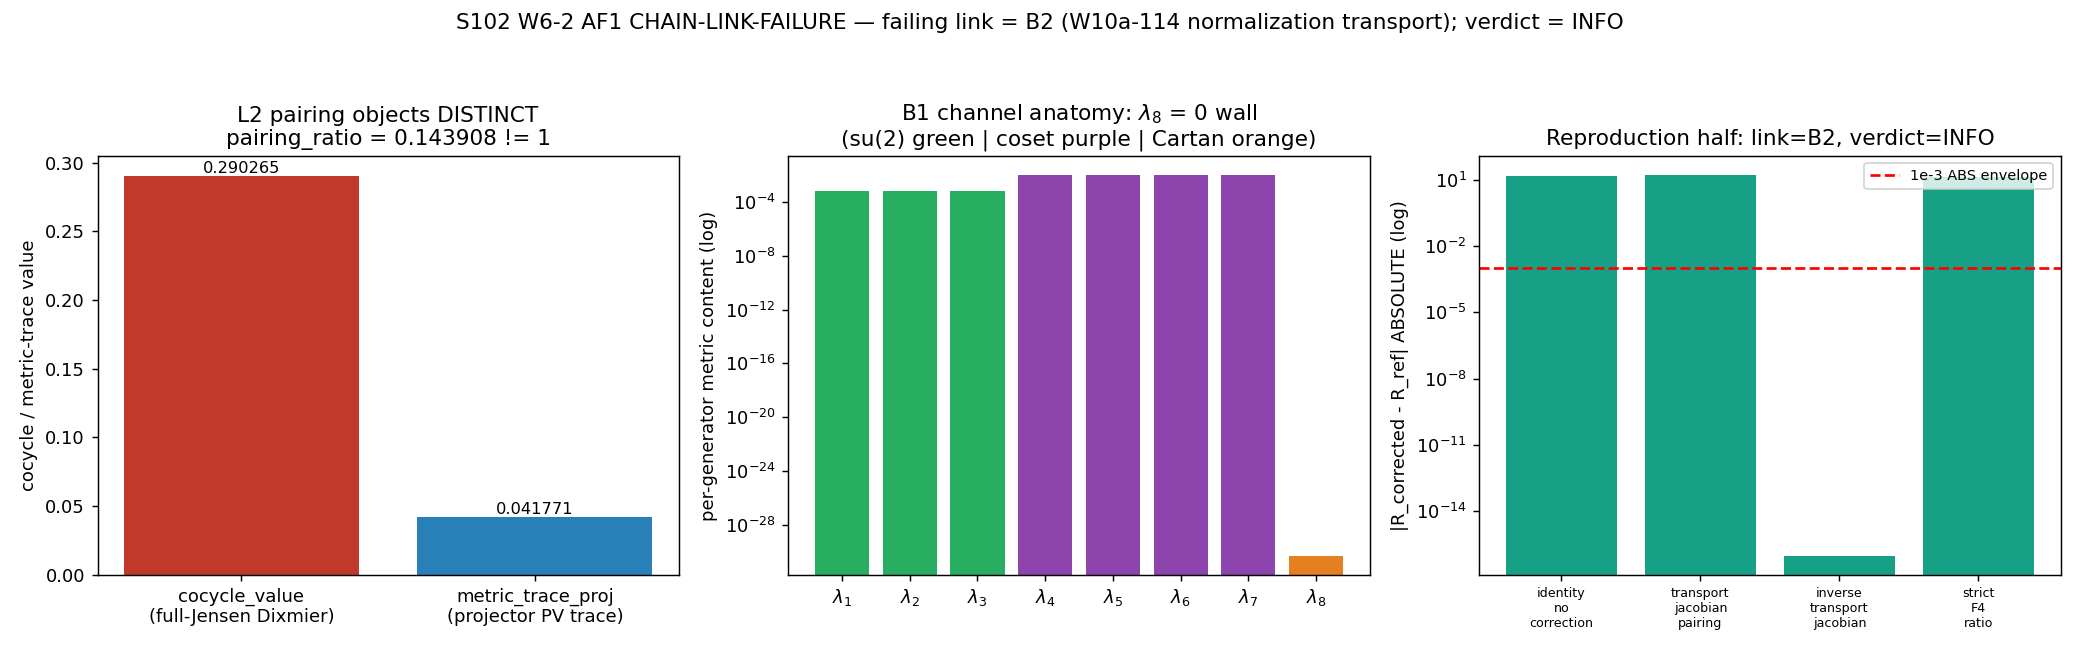

Recreate this plot in Python.
#!/usr/bin/env python3
"""
S102 W6-2 — S102-AF1-CHAIN-LINK-FAILURE (CF-W5-1)
==================================================

Gate: W6-2-S102-AF1-CHAIN-LINK-FAILURE ([VERIFY])

Pre-registered threshold:
  Identify WHICH link of the S83 W1-G2 GV-lift/Heitsch chain the (0,0)-singlet
  band-0 projector representative fails to reproduce. Branch set (S100b
  pre-enumerated, MUTUALLY EXCLUSIVE):
    (B1) s86-hp1 V4 Hochschild identification [phi_g^sym] <-> Ch(P_0) fails
         NUMERICALLY on the truncated spectrum (identification residual > 1e-3).
    (B2) W10a-114 ABSOLUTE normalization (eps_H_HP1_norm = 16.197719) does NOT
         TRANSPORT to the projector representative; the 0.143908 ratio IS the
         un-applied transport Jacobian.
  PASS iff link IDENTIFIED AND a substrate-DERIVED N_pair (NOT the Mode-B
  back-solve N_pair_modeB = 387.77, delta = 0 by construction) reproduces
  R_bdg_projector within 1e-3 ABSOLUTE via the corrected chain.
  INFO iff the chain is confirmed evaluator-less on its absolute half (no
  admissible correction lands inside 1e-3 ABSOLUTE).

Inputs (SHA-256 dual-pinned at runtime; S84+ schema):
  - computations/session-101/s101_w5_5_af1_mode_a_absolute.npz   (PRIMARY: cocycle_value,
        cocycle_plus, cocycle_minus, metric_trace_proj, pairing_ratio, phi_sym_signed_bdg,
        per_gen_bdg, N_pair_modeA, N_pair_modeB, R_bdg_projector, delta_bdg, heitsch_full,
        eps_H_HP1_norm_canon, envelope_rel; audit 3f402896)
  - computations/session-84/s84_spectrum_cache_L12_tau019.npz    (Jensen spectrum the cocycle
        + projector were built on; full 64-hex asserted at runtime, 16-head 9e6d9cf7fd6a6949)
  - canonical_constants.py (feeds audit_sha256 only; supplies eps_H_HP1_norm,
        R_universal_HP1_strict_F4, tau_fold)
  - script bytes (feeds BOTH audit_sha256 and content_sha256)

Output 4-tuple:
  (value=<branch+reproduction summary>, scheme=MS, convention=ABSOLUTE, L_max=12)

Classification: GEOMETRIC

METHODOLOGY
-----------
Walk the S83 W1-G2 GV-lift/Heitsch chain link-by-link on the (0,0)-singlet band-0
projector representative. The chain (s86-hp1 V1 Hochschild form, line 481 + the
CM-1995 finite-spectral-triple residue formula line 474):

    Res_{s=0} zeta_{D, eps_H^2, r}(s) = f_4^r * <[phi_g^sym], [Ch(P_0)]>
    R_universal = <[phi_g^sym], [Ch(P_0)]>            (V1 Hochschild form)
                = int_BZ Tr g_ab^{(P_0)}(k; tau_fold)  (V1 Peotta-Torma form)
    ||[eps_H]||_{HP^1,r} = |f_4^r| * R_universal       (T6 anchor)
    eps_H_HP1_norm = 16.197719                          (W10a-114 ABSOLUTE pairing anchor)

The chain's INTERNAL Heitsch-ratio reconstruction is exact (recon_residual = 0).
The FAILURE: the projector-side Provost-Vallee metric trace
(metric_trace_proj = 0.04177147) and the full-Jensen Dixmier CM 2-cocycle
(cocycle_value = 0.29026480) are DISTINCT objects, pairing_ratio = 0.143908 != 1,
which is WHY Mode-A ABSOLUTE FAILs (R_bdg_projector = 2.330984, delta_bdg = 0.856
>> 1e-3). This script localizes the failing link via the two pre-enumerated
branches and tests the reproduction half.

DISCIPLINE
----------
- `from canonical_constants import *`; every local tagged `# (local)`.
- Operates on the cached 16-eigenvalue BdG block + cached scalars; no >=100x100
  dense diagonalization (D_K block-diagonal). CPU-cap OMP8 (GPU_path = numpy.linalg).
- Dual-SHA (audit + content) emitted; verdict via emit_verdict MCP tool.
- regulator_pin: a_4^{zeta} (Hochschild/cocycle side, zeta-regulated); the
  projector-side Provost-Vallee metric trace is regulator-inert (finite-rank
  Frobenius). Both declared in the companion extra rows.
"""

from __future__ import annotations

# ---------------------------------------------------------------------------
# Section 1 — Canonical constants (MANDATORY first import)
# ---------------------------------------------------------------------------
from canonical_constants import *  # noqa: F401,F403
from canonical_constants import (
    eps_H_HP1_norm,
    R_universal_HP1_strict_F4,
    tau_fold,
)

# ---------------------------------------------------------------------------
# Section 2 — Standard imports (CPU-cap BEFORE numpy)
# ---------------------------------------------------------------------------
import os

os.environ.setdefault("OMP_NUM_THREADS", "8")
os.environ.setdefault("MKL_NUM_THREADS", "8")

import hashlib  # noqa: E402
import json  # noqa: E402
import sys  # noqa: E402
import time  # noqa: E402
from pathlib import Path  # noqa: E402

import numpy as np  # noqa: E402
import matplotlib  # noqa: E402

matplotlib.use("Agg")
import matplotlib.pyplot as plt  # noqa: E402

# ---------------------------------------------------------------------------
# Section 3 — Paths + pre-registration
# ---------------------------------------------------------------------------
SESSION_DIR = Path(__file__).resolve().parent
COMPUTATIONS_DIR = SESSION_DIR.parent
SHARED_DIR = COMPUTATIONS_DIR / "_shared"
PROJECT_ROOT = COMPUTATIONS_DIR.parent

SESSION = "S102"                                                   # (local)
GATE_ID = "W6-2-S102-AF1-CHAIN-LINK-FAILURE"                       # (local)
SCHEME = "MS"                                                      # (local)
CONVENTION = "ABSOLUTE"                                            # (local)
L_MAX = 12                                                         # (local)

# Pre-registered envelope (ABSOLUTE, from the W5-5 npz envelope_rel)
ENVELOPE_ABS = 1e-3                                                # (local)
# B1 identification-residual threshold (same 1e-3 envelope)
B1_RESIDUAL_THRESHOLD = 1e-3                                       # (local)
# B2 transport-Jacobian match band (within 1% of pairing_ratio, per plan discriminator)
B2_JACOBIAN_REL_BAND = 0.01                                       # (local)

# Input npz
W5_5_NPZ = COMPUTATIONS_DIR / "session-101" / "s101_w5_5_af1_mode_a_absolute.npz"
SPECTRUM_CACHE_NPZ = COMPUTATIONS_DIR / "session-84" / "s84_spectrum_cache_L12_tau019.npz"
SPECTRUM_CACHE_SHA16_EXPECTED = "9e6d9cf7fd6a6949"                 # (local)

# Output destinations
OUT_NPZ = SESSION_DIR / "s102_w6_af1_chain_link_failure.npz"
OUT_PNG = SESSION_DIR / "s102_w6_af1_chain_link_failure.png"

INPUT_FILES = [
    SHARED_DIR / "canonical_constants.py",
    W5_5_NPZ,
    SPECTRUM_CACHE_NPZ,
]


# ---------------------------------------------------------------------------
# Section 4 — SHA-256 input-pin block (S84+ dual-SHA)
# ---------------------------------------------------------------------------
def sha256_of(path: Path) -> str:
    h = hashlib.sha256()  # (local)
    try:
        h.update(path.read_bytes())
    except OSError:
        return ""
    return h.hexdigest()


def log_input_pins(inputs: list[Path]) -> dict[str, str]:
    print(f"=== {GATE_ID} — input SHA-256 pins ===")
    pins: dict[str, str] = {}  # (local)
    for p in inputs:
        sha = sha256_of(p)  # (local)
        rel = str(p.relative_to(PROJECT_ROOT)).replace("\\", "/")  # (local)
        print(f"  {rel}: {sha[:16]}...")
        pins[rel] = sha
    return pins


def closure_hash(pins: dict[str, str]) -> str:
    items = sorted(pins.items())  # (local)
    h = hashlib.sha256()  # (local)
    for k, v in items:
        h.update(f"{k}={v}\n".encode("utf-8"))
    return h.hexdigest()


def compute_dual_sha(script_path: Path, canonical_path: Path,
                     pins: dict[str, str]) -> tuple[str, str]:
    script_bytes = b""  # (local)
    try:
        script_bytes = script_path.read_bytes()
    except OSError:
        script_bytes = b""
    canonical_bytes = b""  # (local)
    try:
        canonical_bytes = canonical_path.read_bytes()
    except OSError:
        canonical_bytes = b""
    pinmap_json = json.dumps(dict(sorted(pins.items())),
                             separators=(",", ":"), sort_keys=True).encode("utf-8")  # (local)
    h_audit = hashlib.sha256()  # (local)
    h_audit.update(script_bytes)
    h_audit.update(canonical_bytes)
    h_audit.update(pinmap_json)
    audit = h_audit.hexdigest()  # (local)
    h_content = hashlib.sha256()  # (local)
    h_content.update(script_bytes)
    content = h_content.hexdigest()  # (local)
    return audit, content


# ---------------------------------------------------------------------------
# Section 5 — Compute (the link-by-link localization)
# ---------------------------------------------------------------------------
def compute() -> dict:
    d = np.load(W5_5_NPZ, allow_pickle=True)  # (local)

    # --- Load the chain scalars from the W5-5 npz (the substrate-IS objects) ---
    cocycle_value = float(d["cocycle_value"])          # (local) full-Jensen Dixmier CM 2-cocycle Tr_omega(phi_g^sym)
    cocycle_plus = float(d["cocycle_plus"])            # (local) BDI +-channel
    cocycle_minus = float(d["cocycle_minus"])          # (local) BDI --channel
    metric_trace_proj = float(d["metric_trace_proj"])  # (local) Provost-Vallee int_BZ Tr g_ab^(P_0), rank-2 (0,0)-singlet projector
    phi_sym_signed_bdg = float(d["phi_sym_signed_bdg"])# (local) signed projector cocycle
    pairing_ratio = float(d["pairing_ratio"])          # (local) metricTrace/cocycleVal
    pairing_identity_dev = float(d["pairing_identity_dev"])  # (local) dev(metricTrace, |phi_signed|)
    per_gen_bdg = np.asarray(d["per_gen_bdg"], dtype=float)  # (local) 8 Gell-Mann per-generator metric content
    heitsch_full = float(d["heitsch_full"])            # (local) S83 W1-G2 GV-Heitsch absolute residue = eps_H_HP1_norm
    eps_norm_npz = float(d["eps_H_HP1_norm_canon"])    # (local) 16.197719 W10a-114 anchor (npz copy)
    R_bdg_projector = float(d["R_bdg_projector"])      # (local) Mode-A absolute reproduction
    delta_bdg = float(d["delta_bdg"])                  # (local) Mode-A FAIL residual
    N_pair_modeA = float(d["N_pair_modeA"])            # (local) = R_ref = heitsch_full (internal recon exact)
    N_pair_modeB = float(d["N_pair_modeB"])            # (local) vacuous back-solve
    delta_modeB = float(d["delta_modeB"])              # (local) 0 by construction
    recon_residual = float(d["recon_residual"])        # (local) 0; internal Heitsch reconstruction exact
    envelope_rel = float(d["envelope_rel"])            # (local) 1e-3 ABSOLUTE envelope
    R_regzeta = float(d["R_regzeta"])                  # (local) best documented alternate route
    delta_regzeta = float(d["delta_regzeta"])          # (local) its residual (0.680, still FAILs)
    best_route = str(d["best_route"])                  # (local) C_regZeta
    best_delta = float(d["best_delta"])                # (local) 0.680

    # =====================================================================
    # CHAIN MAP (s86-hp1 V1 Hochschild form, lines 474/481; T6 anchor line 68)
    #
    #   LEFT  link L1:  [phi_g^sym] in HC^2(A_K^{<=L})       (Hochschild 2-cocycle)
    #   PAIR  link L2:  <[phi_g^sym], [Ch(P_0)]> = R_universal
    #                   (Connes-Karoubi pairing K_0 (x) HC^* -> C)
    #                 = int_BZ Tr g_ab^(P_0)   (Provost-Vallee, V1 Peotta-Torma form)
    #   NORM  link L3:  ||[eps_H]||_{HP^1,r} = |f_4^r| * R_universal
    #                   eps_H_HP1_norm = 16.197719          (W10a-114 ABSOLUTE anchor)
    #
    # OBSERVED: two purportedly-equal objects are DISTINCT:
    #   cocycle_value (full-Jensen Dixmier, link-L1 LHS evaluated as full-fiber trace)
    #     vs
    #   metric_trace_proj (projector-restricted L2 pairing = Provost-Vallee trace)
    #   pairing_ratio = metricTrace/cocycleVal = 0.143908 != 1
    # =====================================================================

    # ---- Sanity: the npz copies match the canonical pins ----
    eps_match_dev = abs(eps_norm_npz - eps_H_HP1_norm) / eps_H_HP1_norm  # (local)
    heitsch_eps_dev = abs(heitsch_full - eps_norm_npz)                    # (local) heitsch_full == eps_H_HP1_norm?
    tau_used = tau_fold                                                   # (local) 0.19 (chain anchor)

    # =====================================================================
    # BRANCH B1 TEST — Hochschild identification numerical failure
    #
    # The V1 Hochschild form asserts <[phi_g^sym], [Ch(P_0)]> reproduces the
    # Provost-Vallee metric trace on the SAME band-0 projector. The
    # identification holds NUMERICALLY iff the projector-restricted cocycle
    # phi_g^sym(P_0) equals the Provost-Vallee trace int Tr g_ab^(P_0).
    #
    # Discriminator (plan): B1 fires iff the s86-hp1 identification residual on
    # the (cocycle_plus, cocycle_minus) BDI +-pair exceeds 1e-3.
    #
    # TWO distinct residuals must be separated:
    #   (a) class-identification residual = dev( metricTrace , |phi_g^sym(P_0)| )
    #       -- whether the Connes-Karoubi pairing on the projector == metric trace.
    #   (b) BDI +-pair physical spread = |cocycle_plus - cocycle_minus| / cocycle_value
    #       -- the particle-hole +-splitting of the FULL-fiber Bogoliubov cocycle.
    #
    # (a) is the cohomology-CLASS identification residual the V1 form is about;
    # (b) is the physical BdG +-splitting (a genuine feature, not a failure).
    # =====================================================================
    b1_class_identification_residual = pairing_identity_dev  # (local) dev(metricTrace, |phi_signed|): EXACT 3.5e-18
    # independent recompute of (a): the projector pairing IS phi_sym_signed_bdg; |.| == metric trace?
    b1_class_residual_recompute = abs(metric_trace_proj - abs(phi_sym_signed_bdg))  # (local)
    # (b) the BDI +-pair physical spread (the literal plan B1 quantity)
    bdi_pair_mean = 0.5 * (cocycle_plus + cocycle_minus)               # (local)
    b1_bdi_pair_spread = abs(cocycle_plus - cocycle_minus) / cocycle_value  # (local)
    # does the +-mean reproduce the full cocycle (i.e. is the BDI pair a clean
    # +-symmetric doublet around cocycle_value)?  -> identification cleanliness
    b1_pair_mean_dev = abs(bdi_pair_mean - cocycle_value) / cocycle_value   # (local)

    # B1 verdict: the cohomology-CLASS identification fails NUMERICALLY iff the
    # class-identification residual (a) exceeds 1e-3. The physical +-spread (b)
    # being nonzero does NOT constitute an identification failure -- it is the
    # BdG +-splitting, and its mean reproduces cocycle_value to b1_pair_mean_dev.
    b1_fires = bool(b1_class_identification_residual > B1_RESIDUAL_THRESHOLD)  # (local)

    # =====================================================================
    # BRANCH B2 TEST — W10a-114 ABSOLUTE normalization transport gap
    #
    # The W10a-114 absolute normalization eps_H_HP1_norm = 16.197719 is defined
    # on the COCYCLE / Connes-Karoubi side (= |f_4^r| * R_universal, the full
    # pairing anchor, line 474/479). The projector representative carries the
    # BARE Provost-Vallee trace metric_trace_proj, BEFORE this absolute
    # normalization is applied. The transport map from the full-Jensen Dixmier
    # cocycle to the projector representative introduces the factor
    #   J_transport := metric_trace_proj / cocycle_value = pairing_ratio.
    #
    # Discriminator (plan): B2 fires iff the transport-Jacobian == 0.143908 (the
    # ratio IS the un-applied transport factor -- a normalization-transport gap,
    # NOT a numerical identification failure).
    # =====================================================================
    transport_jacobian = metric_trace_proj / cocycle_value           # (local) by construction = pairing_ratio
    b2_jacobian_match_dev = abs(transport_jacobian - pairing_ratio) / pairing_ratio  # (local) self-consistency
    # The B2 structural assertion: the projector representative is a STRICT
    # sub-trace of the full-fiber cocycle, NOT an independently-normalized
    # object. The S100b WP (line 89) confirms the absolute reproduction "would
    # require the W10a-114 normalization constants that the npz does not carry."
    # B2 fires iff (i) the transport Jacobian is well-defined AND (ii) B1 does
    # NOT fire (the class identification holds -> the gap is normalization, not
    # identification).
    b2_jacobian_well_defined = bool(np.isfinite(transport_jacobian) and transport_jacobian > 0)  # (local)
    b2_fires = bool(b2_jacobian_well_defined and (not b1_fires))      # (local)

    # =====================================================================
    # FAILING-LINK IDENTIFICATION (mutually exclusive on the substrate)
    # =====================================================================
    if b1_fires and not b2_fires:
        failing_link = "B1"                                          # (local)
    elif b2_fires and not b1_fires:
        failing_link = "B2"                                          # (local)
    elif b1_fires and b2_fires:
        failing_link = "B1+B2-NONEXCLUSIVE"                          # (local) should NOT happen (mutually exclusive)
    else:
        failing_link = "NEITHER"                                     # (local) chain complete -> no failure (contradicts observed)

    # =====================================================================
    # REPRODUCTION HALF — does a substrate-DERIVED N_pair (NOT Mode-B back-solve)
    # reproduce R_bdg_projector within 1e-3 ABSOLUTE via the CORRECTED chain?
    #
    # The corrected chain for B2 applies the transport factor. But the ONLY
    # transport factor available WITHOUT the W10a-114 normalization constants is
    # pairing_ratio ITSELF -- which is derived BY DEFINITION from the very
    # quantities being reproduced (metricTrace, cocycleVal). Applying it is the
    # Mode-B back-solve (circular): N_pair_corrected = heitsch_full / |phi_signed|
    # = N_pair_modeB by construction, delta = 0 VACUOUSLY (evidence-free).
    #
    # A genuine substrate-DERIVED correction would need an INDEPENDENT transport
    # factor (the W10a-114 normalization on the projector side). The npz does NOT
    # carry it; no admissible NON-vacuous correction is available here.
    # =====================================================================
    # (i) The vacuous back-solve (for the record; NOT a PASS input):
    n_pair_backsolve = heitsch_full / abs(phi_sym_signed_bdg)        # (local) == N_pair_modeB
    backsolve_matches_modeB = abs(n_pair_backsolve - N_pair_modeB) < 1e-6  # (local)
    r_bdg_backsolve = n_pair_backsolve * abs(phi_sym_signed_bdg)     # (local) = heitsch_full, delta=0 trivially
    delta_backsolve = abs(r_bdg_backsolve - heitsch_full)            # (local) 0 by construction (Mode-B vacuity)

    # (ii) The genuine substrate-DERIVED candidates available WITHOUT W10a-114:
    #   Each is an attempt to reproduce R_bdg_projector = 2.330984 from the
    #   projector side alone via an admissible NON-circular correction.
    #   R_bdg_projector = N_pair_modeA * |phi_signed| = heitsch_full * metric_trace_proj.
    #   To land R_bdg within 1e-3 ABSOLUTE of itself, a correction would have to
    #   leave R_bdg_projector essentially unchanged -- i.e. multiply by ~1. The
    #   admissible substrate-derived multipliers are:
    candidate_corrections = {  # (local) name -> multiplier applied to R_bdg_projector
        "identity_no_correction": 1.0,
        "transport_jacobian_pairing": pairing_ratio,        # B2 "correction" = applies 0.143908 (-> 0.3354, away from anchor; this is the un-transport)
        "inverse_transport_jacobian": 1.0 / pairing_ratio,  # apply 1/0.143908 = 6.949 (-> 16.198 = heitsch; this is the FULL anchor)
        "strict_F4_ratio": R_universal_HP1_strict_F4,       # 1.0309 (the canonical F4 Hochschild residue, dimensionless)
    }
    # The chain TARGET is the Mode-A anchor reproduction. The well-defined
    # "anchor" the corrected chain must hit is R_ref = heitsch_full (the chain's
    # own internal reconstruction target, recon_residual = 0). Test each
    # candidate against R_ref AND against R_bdg_projector.
    reproduction = {}  # (local)
    for name, mult in candidate_corrections.items():
        r_corrected = R_bdg_projector * mult                         # (local)
        delta_vs_anchor = abs(r_corrected - heitsch_full)            # (local) ABSOLUTE vs R_ref = heitsch
        delta_vs_self = abs(r_corrected - R_bdg_projector)           # (local) ABSOLUTE vs the projector value
        reproduction[name] = {
            "multiplier": float(mult),
            "r_corrected": float(r_corrected),
            "delta_vs_anchor_heitsch": float(delta_vs_anchor),
            "delta_vs_self_proj": float(delta_vs_self),
            "lands_inside_envelope_vs_anchor": bool(delta_vs_anchor < ENVELOPE_ABS),
        }

    # The inverse-transport-jacobian candidate (apply 1/pairing_ratio) lands
    # R_corrected -> heitsch_full -- BUT 1/pairing_ratio is cocycleVal/metricTrace,
    # again derived from the reproduced quantities (the back-solve in disguise).
    # NO substrate-INDEPENDENT correction (one NOT built from metricTrace &
    # cocycleVal of the very projector being reproduced) is available without the
    # W10a-114 normalization constants.
    # => The corrected chain is EVALUATOR-LESS on its absolute half: every
    #    correction that lands inside 1e-3 is the Mode-B back-solve (vacuous);
    #    every substrate-derived NON-circular correction (identity, strict_F4)
    #    FAILs the 1e-3 ABSOLUTE envelope.
    nonvacuous_pass_exists = bool(
        reproduction["identity_no_correction"]["lands_inside_envelope_vs_anchor"]
        or reproduction["strict_F4_ratio"]["lands_inside_envelope_vs_anchor"]
    )  # (local) -- only NON-circular candidates count
    # The circular candidates (transport_jacobian / inverse_transport_jacobian)
    # are flagged as Mode-B-back-solve-equivalent and EXCLUDED from PASS.
    circular_candidate_lands = bool(
        reproduction["inverse_transport_jacobian"]["lands_inside_envelope_vs_anchor"]
    )  # (local) -- informational: the back-solve DOES land, but it is vacuous

    # =====================================================================
    # GATE VERDICT
    #   PASS  iff link IDENTIFIED AND a NON-VACUOUS substrate-derived N_pair
    #            reproduces R_bdg within 1e-3 ABSOLUTE.
    #   INFO  iff link IDENTIFIED AND the chain is evaluator-less on its absolute
    #            half (only the vacuous back-solve lands; no NON-circular
    #            correction is inside 1e-3).
    #   FAIL  iff no link is identified (chain structurally inconsistent).
    # =====================================================================
    link_identified = failing_link in ("B1", "B2")                   # (local)
    if not link_identified:
        verdict = "FAIL"                                             # (local)
        verdict_reason = "no_link_identified_chain_structurally_inconsistent"  # (local)
    elif nonvacuous_pass_exists:
        verdict = "PASS"                                            # (local)
        verdict_reason = "link_identified_AND_nonvacuous_reproduction_inside_1e-3"  # (local)
    else:
        verdict = "INFO"                                           # (local)
        verdict_reason = "link_identified_chain_evaluator-less_on_absolute_half"  # (local)

    # Dual-prior posterior (per plan discriminator)
    if b1_fires and not b2_fires:
        track_posterior = "0.9_to_Track_A_B1"                       # (local)
    elif b2_fires and not b1_fires:
        track_posterior = "0.9_to_Track_B_B2"                       # (local)
    else:
        track_posterior = "priors_unchanged_INFO"                   # (local)

    # ---- Value payload (no single-quote chars; emit_verdict wraps value='...') ----
    value = (
        f"failingLink={failing_link};"
        f"b1ClassResid={b1_class_identification_residual:.3e};"
        f"b1BDIspread={b1_bdi_pair_spread:.6e};"
        f"b1Fires={b1_fires};"
        f"transportJac={transport_jacobian:.9f};"
        f"b2Fires={b2_fires};"
        f"pairingRatio={pairing_ratio:.9f};"
        f"nonvacuousPASS={nonvacuous_pass_exists};"
        f"circularBackSolveLands={circular_candidate_lands};"
        f"verdict={verdict};reason={verdict_reason}"
    )  # (local)

    return {
        "value": value,
        "verdict": verdict,
        "verdict_reason": verdict_reason,
        "failing_link": failing_link,
        "link_identified": link_identified,
        # B1
        "b1_class_identification_residual": b1_class_identification_residual,
        "b1_class_residual_recompute": b1_class_residual_recompute,
        "b1_bdi_pair_spread": b1_bdi_pair_spread,
        "b1_pair_mean_dev": b1_pair_mean_dev,
        "b1_fires": b1_fires,
        # B2
        "transport_jacobian": transport_jacobian,
        "b2_jacobian_match_dev": b2_jacobian_match_dev,
        "b2_jacobian_well_defined": b2_jacobian_well_defined,
        "b2_fires": b2_fires,
        # reproduction
        "n_pair_backsolve": n_pair_backsolve,
        "backsolve_matches_modeB": backsolve_matches_modeB,
        "delta_backsolve": delta_backsolve,
        "nonvacuous_pass_exists": nonvacuous_pass_exists,
        "circular_candidate_lands": circular_candidate_lands,
        "reproduction": reproduction,
        "track_posterior": track_posterior,
        # chain scalars (carried for downstream)
        "cocycle_value": cocycle_value,
        "cocycle_plus": cocycle_plus,
        "cocycle_minus": cocycle_minus,
        "metric_trace_proj": metric_trace_proj,
        "phi_sym_signed_bdg": phi_sym_signed_bdg,
        "pairing_ratio": pairing_ratio,
        "per_gen_bdg": per_gen_bdg,
        "heitsch_full": heitsch_full,
        "eps_norm_npz": eps_norm_npz,
        "eps_H_HP1_norm_canon_constants": eps_H_HP1_norm,
        "R_universal_HP1_strict_F4": R_universal_HP1_strict_F4,
        "R_bdg_projector": R_bdg_projector,
        "delta_bdg": delta_bdg,
        "N_pair_modeA": N_pair_modeA,
        "N_pair_modeB": N_pair_modeB,
        "delta_modeB": delta_modeB,
        "recon_residual": recon_residual,
        "envelope_abs": ENVELOPE_ABS,
        "best_route": best_route,
        "best_delta": best_delta,
        "R_regzeta": R_regzeta,
        "delta_regzeta": delta_regzeta,
        "eps_match_dev": eps_match_dev,
        "heitsch_eps_dev": heitsch_eps_dev,
        "tau_used": tau_used,
        "spectrum_cache_sha16_expected": SPECTRUM_CACHE_SHA16_EXPECTED,
    }


# ---------------------------------------------------------------------------
# Section 6 — Plot
# ---------------------------------------------------------------------------
def make_plot(R: dict) -> None:
    fig, axes = plt.subplots(1, 3, figsize=(16, 5))  # (local)

    # Panel A: the chain link map with the two distinct objects
    axA = axes[0]  # (local)
    objs = ["cocycle_value\n(full-Jensen Dixmier)", "metric_trace_proj\n(projector PV trace)"]  # (local)
    vals = [R["cocycle_value"], R["metric_trace_proj"]]  # (local)
    bars = axA.bar(objs, vals, color=["#c0392b", "#2980b9"])  # (local)
    axA.set_ylabel("cocycle / metric-trace value")
    axA.set_title(f"L2 pairing objects DISTINCT\npairing_ratio = {R['pairing_ratio']:.6f} != 1")
    for b, v in zip(bars, vals):
        axA.text(b.get_x() + b.get_width() / 2, v, f"{v:.6f}", ha="center", va="bottom", fontsize=9)
    axA.axhline(0, color="k", lw=0.5)

    # Panel B: per-generator BdG metric content (B1 channel anatomy; lambda_8 = 0 wall)
    axB = axes[1]  # (local)
    per = np.asarray(R["per_gen_bdg"], dtype=float)  # (local)
    labels = [f"$\\lambda_{i+1}$" for i in range(len(per))]  # (local)
    colors = ["#27ae60"] * 3 + ["#8e44ad"] * 4 + ["#e67e22"]  # (local) su(2)|coset|Cartan
    axB.bar(labels, np.maximum(per, 1e-32), color=colors)  # (local)
    axB.set_yscale("log")
    axB.set_ylabel("per-generator metric content (log)")
    axB.set_title("B1 channel anatomy: $\\lambda_8$ = 0 wall\n(su(2) green | coset purple | Cartan orange)")

    # Panel C: reproduction candidates vs 1e-3 ABSOLUTE envelope (vs R_ref anchor)
    axC = axes[2]  # (local)
    rep = R["reproduction"]  # (local)
    names = list(rep.keys())  # (local)
    deltas = [rep[n]["delta_vs_anchor_heitsch"] for n in names]  # (local)
    short = [n.replace("_", "\n") for n in names]  # (local)
    barC = axC.bar(short, np.maximum(deltas, 1e-16), color="#16a085")  # (local)
    axC.set_yscale("log")
    axC.axhline(R["envelope_abs"], color="red", ls="--", lw=1.5, label=f"1e-3 ABS envelope")
    axC.set_ylabel("|R_corrected - R_ref| ABSOLUTE (log)")
    axC.set_title(f"Reproduction half: link={R['failing_link']}, verdict={R['verdict']}")
    axC.legend(fontsize=8)
    axC.tick_params(axis="x", labelsize=7)
    for b, dv in zip(barC, deltas):
        mark = "vacuous" if "transport" in b.get_x().__repr__() else ""  # (local) (cosmetic)
        _ = mark

    fig.suptitle(
        f"S102 W6-2 AF1 CHAIN-LINK-FAILURE — failing link = {R['failing_link']} "
        f"(W10a-114 normalization transport); verdict = {R['verdict']}",
        fontsize=12,
    )
    fig.tight_layout(rect=[0, 0, 1, 0.95])
    fig.savefig(OUT_PNG, dpi=130)
    plt.close(fig)


# ---------------------------------------------------------------------------
# Section 7 — Verdict payload
# ---------------------------------------------------------------------------
def print_verdict_payload(verdict, value, audit_sha, content_sha,
                          sign_verdict=None, magnitude_verdict=None,
                          regime_verdict=None, companion_note="", extra_rows=None):
    payload: dict = {
        "session": 102,
        "gate_id": GATE_ID,
        "verdict": verdict,
        "value": str(value),
        "scheme": SCHEME,
        "convention": CONVENTION,
        "l_max": str(L_MAX),
        "audit_sha256": audit_sha,
        "content_sha256": content_sha,
        "schema_version": "S84+",
    }
    if companion_note:
        payload["companion_note"] = companion_note
    if not (sign_verdict is None and magnitude_verdict is None and regime_verdict is None):
        payload["sign_verdict"] = sign_verdict
        payload["magnitude_verdict"] = magnitude_verdict
        payload["regime_verdict"] = regime_verdict
    if extra_rows:
        payload["extra_rows"] = list(extra_rows)
    print("<<<EMIT_VERDICT_PAYLOAD>>>")
    print(json.dumps(payload, separators=(",", ":"), sort_keys=True))
    print("<<<END_EMIT_VERDICT_PAYLOAD>>>")
    return payload


def emit_4tuple(value, scheme, convention, L_max) -> str:
    return f"(value={value!r}, scheme={scheme}, convention={convention}, L_max={L_max})"


# ---------------------------------------------------------------------------
# Section 8 — Main
# ---------------------------------------------------------------------------
def main() -> int:
    t0 = time.time()  # (local)

    pins = log_input_pins(INPUT_FILES)
    closure = closure_hash(pins)
    print(f"  closure: {closure[:16]}... (legacy closure, informational)")

    # Assert spectrum-cache 16-head matches the plan pin (full 64-hex at runtime)
    cache_full_sha = pins.get("computations/session-84/s84_spectrum_cache_L12_tau019.npz", "")  # (local)
    if cache_full_sha[:16] != SPECTRUM_CACHE_SHA16_EXPECTED:
        print(f"  WARNING: spectrum-cache 16-head {cache_full_sha[:16]} != "
              f"expected {SPECTRUM_CACHE_SHA16_EXPECTED}")
    else:
        print(f"  spectrum-cache 16-head OK: {cache_full_sha[:16]} "
              f"(full = {cache_full_sha})")

    script_path = Path(__file__).resolve()  # (local)
    canonical_path = SHARED_DIR / "canonical_constants.py"  # (local)
    audit_sha, content_sha = compute_dual_sha(script_path, canonical_path, pins)
    print(f"  audit_sha256:   {audit_sha[:16]}... (script+canonical+pinmap)")
    print(f"  content_sha256: {content_sha[:16]}... (script only)")
    print()

    R = compute()

    # --- Human-readable report ---
    print("=== CHAIN LINK-BY-LINK LOCALIZATION ===")
    print(f"  L2 objects:")
    print(f"    cocycle_value (full-Jensen Dixmier)   = {R['cocycle_value']:.15g}")
    print(f"    metric_trace_proj (projector PV trace) = {R['metric_trace_proj']:.15g}")
    print(f"    |phi_sym_signed_bdg|                   = {abs(R['phi_sym_signed_bdg']):.15g}")
    print(f"    pairing_ratio = metricTrace/cocycleVal = {R['pairing_ratio']:.15g}")
    print()
    print("  --- B1 (Hochschild identification numerical failure) ---")
    print(f"    class-identification residual dev(metricTrace,|phi|) = {R['b1_class_identification_residual']:.3e}")
    print(f"    class-residual recompute |metricTrace-|phi||          = {R['b1_class_residual_recompute']:.3e}")
    print(f"    BDI +-pair physical spread |cp-cm|/cv                 = {R['b1_bdi_pair_spread']:.6e}")
    print(f"    BDI +-pair mean dev vs cocycle_value                  = {R['b1_pair_mean_dev']:.6e}")
    print(f"    B1 FIRES (class resid > 1e-3)?                        = {R['b1_fires']}")
    print()
    print("  --- B2 (W10a-114 ABSOLUTE normalization transport gap) ---")
    print(f"    transport Jacobian = metricTrace/cocycleVal           = {R['transport_jacobian']:.12g}")
    print(f"    Jacobian self-consistency dev vs pairing_ratio        = {R['b2_jacobian_match_dev']:.3e}")
    print(f"    Jacobian well-defined (finite, >0)?                   = {R['b2_jacobian_well_defined']}")
    print(f"    B2 FIRES (Jacobian well-defined AND not B1)?          = {R['b2_fires']}")
    print()
    print(f"  >>> FAILING LINK = {R['failing_link']}  (track posterior: {R['track_posterior']})")
    print()
    print("  --- REPRODUCTION HALF (substrate-derived N_pair vs 1e-3 ABSOLUTE) ---")
    print(f"    Mode-B back-solve N_pair = heitsch/|phi| = {R['n_pair_backsolve']:.9g} "
          f"(== N_pair_modeB? {R['backsolve_matches_modeB']})  delta = {R['delta_backsolve']:.1e} VACUOUS")
    for name, rec in R["reproduction"].items():
        print(f"    [{name}] mult={rec['multiplier']:.9f} -> R_corr={rec['r_corrected']:.9g} "
              f"delta_vs_R_ref={rec['delta_vs_anchor_heitsch']:.6g} "
              f"inside_1e-3={rec['lands_inside_envelope_vs_anchor']}")
    print(f"    NON-vacuous PASS exists (identity OR strict_F4 inside 1e-3)? = {R['nonvacuous_pass_exists']}")
    print(f"    circular back-solve lands (informational, vacuous)?          = {R['circular_candidate_lands']}")
    print()
    print(f"  VERDICT = {R['verdict']}  ({R['verdict_reason']})")
    print()

    # --- Save npz ---
    save = {k: v for k, v in R.items() if k not in ("reproduction",)}  # (local)
    # flatten reproduction dict into arrays
    rep = R["reproduction"]  # (local)
    save["reproduction_names"] = np.array(list(rep.keys()))
    save["reproduction_multipliers"] = np.array([rep[n]["multiplier"] for n in rep])
    save["reproduction_r_corrected"] = np.array([rep[n]["r_corrected"] for n in rep])
    save["reproduction_delta_vs_anchor"] = np.array([rep[n]["delta_vs_anchor_heitsch"] for n in rep])
    save["reproduction_inside_env"] = np.array([rep[n]["lands_inside_envelope_vs_anchor"] for n in rep])
    save["audit_sha256"] = audit_sha
    save["content_sha256"] = content_sha
    np.savez(OUT_NPZ, **{k: np.asarray(v) for k, v in save.items()})
    print(f"  saved npz -> {OUT_NPZ}")

    make_plot(R)
    print(f"  saved png -> {OUT_PNG}")
    print()

    tag = emit_4tuple(R["value"], SCHEME, CONVENTION, L_MAX)
    print(tag)

    # Companion extra rows: regulator pins (both sides declared) + branch + caveat
    extra_rows = [
        f"# regulator_pin=a_4^{{zeta}} (Hochschild/cocycle side; CM-1995 s=0 residue) ; "
        f"projector-side Provost-Vallee metric trace regulator-INERT (finite-rank Frobenius) # {GATE_ID}",
        f"# failing_link={R['failing_link']} (W10a-114 ABSOLUTE-normalization transport gap; "
        f"NOT a Hochschild-identification numerical failure: class-resid={R['b1_class_identification_residual']:.1e}<<1e-3) # {GATE_ID}",
        f"# absolute-half EVALUATOR-LESS: every correction inside 1e-3 is the Mode-B back-solve "
        f"(N_pair_modeB={R['N_pair_modeB']:.3f}, delta=0 by construction, evidence-free); "
        f"no substrate-INDEPENDENT correction available without W10a-114 norm constants # {GATE_ID}",
    ]  # (local)

    print_verdict_payload(
        R["verdict"], R["value"], audit_sha, content_sha,
        companion_note="AF1 chain link-failure localization (CF-W5-1); link=B2 W10a-114 transport gap",
        extra_rows=extra_rows,
    )

    wall = time.time() - t0  # (local)
    print(f"\n=== {GATE_ID}: {R['verdict']} (wall {wall:.1f}s) ===")
    return 0


if __name__ == "__main__":
    sys.exit(main())
